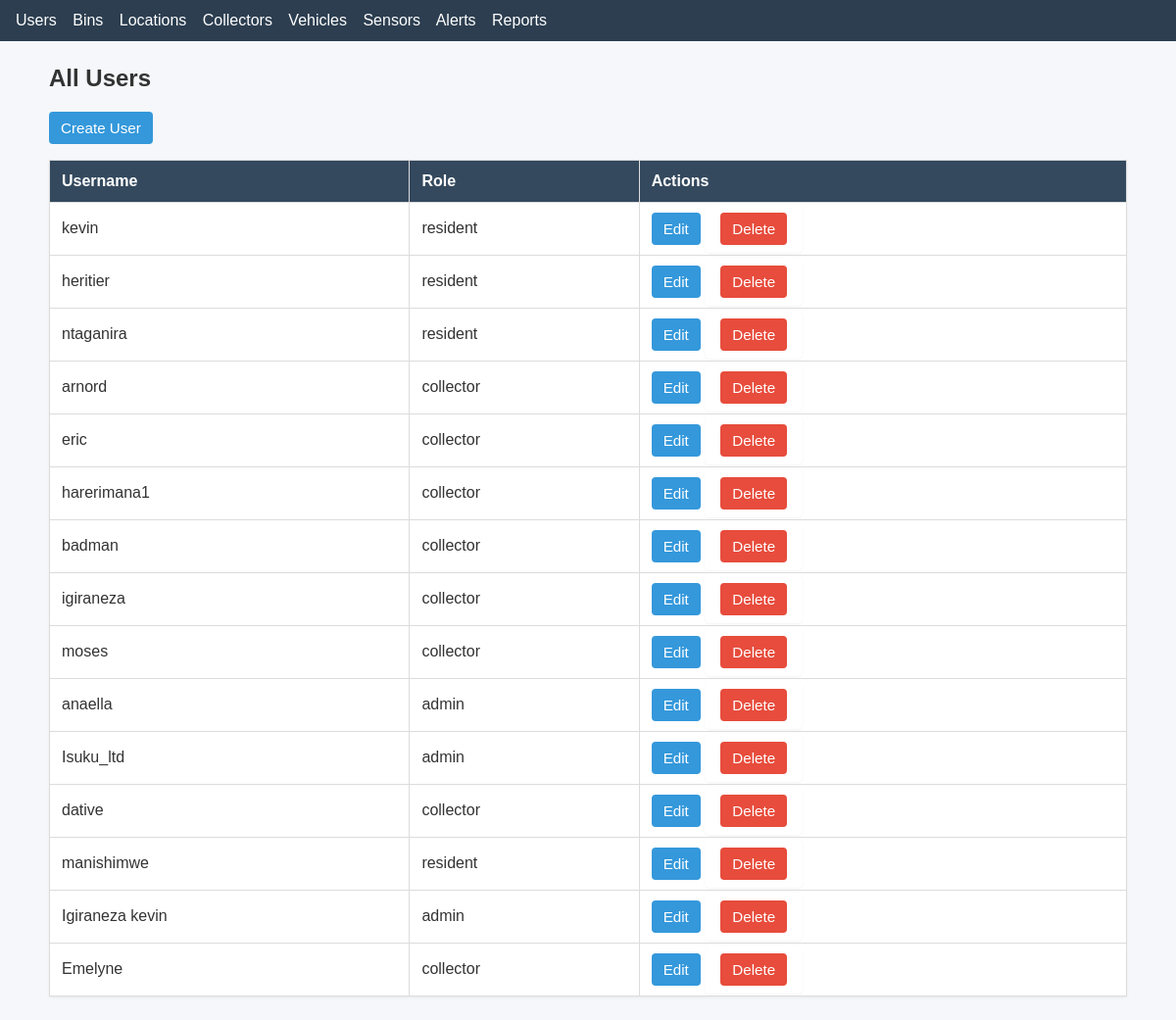
Before: /users/ with the older database file.
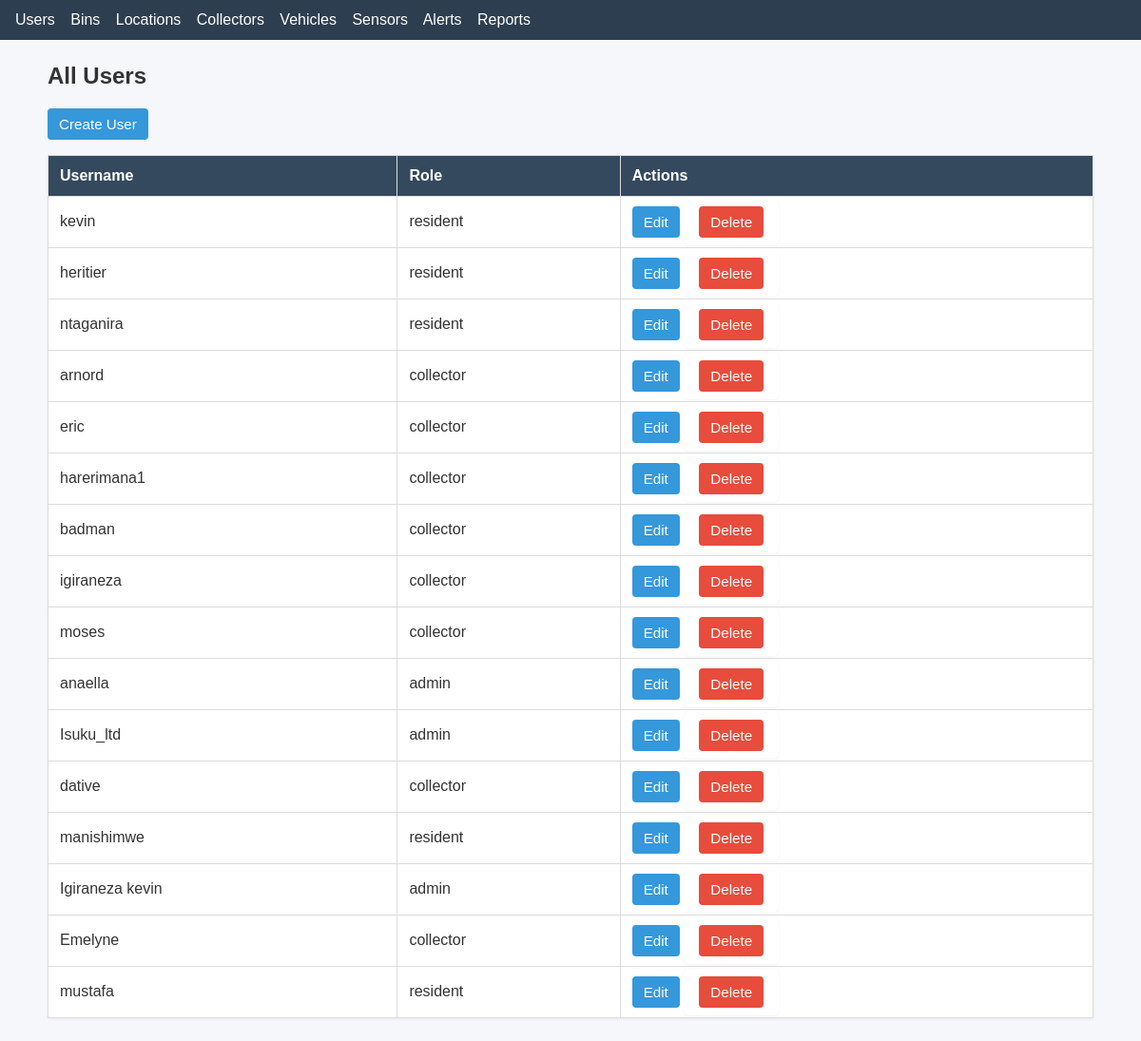
After: the same page with the newer database file.
### stwms/models.py (models this page shows)
class Users(models.Model):
    ROLE_CHOICES = [
        ('admin', 'Admin'),
        ('collector', 'Collector'),
        ('resident', 'Resident'),
    ]
    user = models.OneToOneField(User, on_delete=models.CASCADE, related_name='profile')
    role = models.CharField(max_length=20, choices=ROLE_CHOICES, default='resident')
    username = models.CharField(max_length=150, default="")
    email = models.EmailField(max_length=254, default="")
    password = models.CharField(max_length=128, default="")
    address = models.CharField(max_length=255, default="")
    phone = models.CharField(max_length=20, default="")

### stwms/views.py (the view)
# urls.py: path('users/', views.users_list, name='users_list'),
def users_list(request):
    users = Users.objects.all()
    return render(request, "users/users_list.html", {"users": users})

### stwms/templates/users/users_list.html
{% extends "base.html" %}
{% block content %}
<h2>All Users</h2>
<p><a class="btn" href="{% url 'stwms:users_create' %}">Create User</a></p>
<table>
    <thead>
        <tr>
            <th>Username</th>
            <th>Role</th>
            <th>Actions</th>
        </tr>
    </thead>
    <tbody>
    {% for user in users %}
        <tr>
            <td>
                {% if user.user %}
                    {{ user.user.username }}
                {% else %}
                    N/A
                {% endif %}
            </td>
            <td>{{ user.role }}</td>
            <td>
                <a class="btn" href="{% url 'stwms:users_update' user.pk %}">Edit</a>
                <form style="display:inline" method="post" action="{% url 'stwms:users_delete' user.pk %}">{% csrf_token %}
                    <button class="btn btn-danger" type="submit">Delete</button>
                </form>
            </td>
        </tr>
    {% empty %}
        <tr><td colspan="3">No users found.</td></tr>
    {% endfor %}
    </tbody>
</table>
{% endblock %}

Changed rows visible on the page:
added Users: user.username "mustafa", role "resident"
